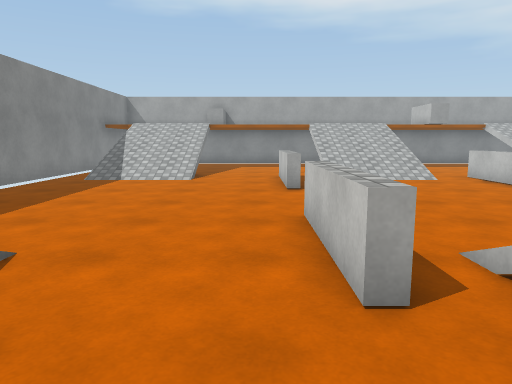
view 1 (above)

16 first-person views from a walk through a 3-D level made in the Unity game engine. The camera is 1.4 m above the floor, tilts 8° down and sees 70° across. The floor is counted in squares, 1 m on a side. Each view is taken from the middle of a square. On the plan, view 1 faces up. The plan holds only what a view shows up to about 16 squares ahead; the rest is blank. The place goes on beyond the plan. The player character is not drawn. Surface patterns are stand-ins for the level's own textures.

view 2
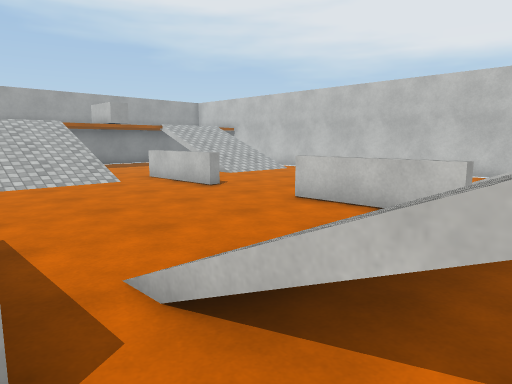

view 3
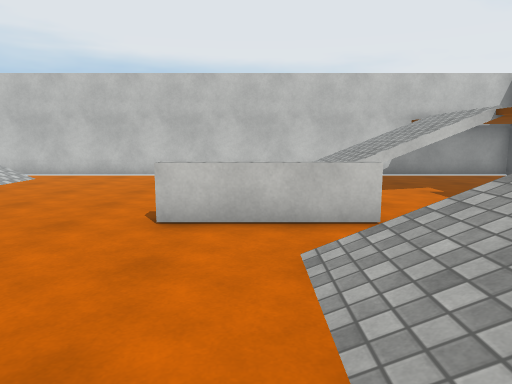

view 4
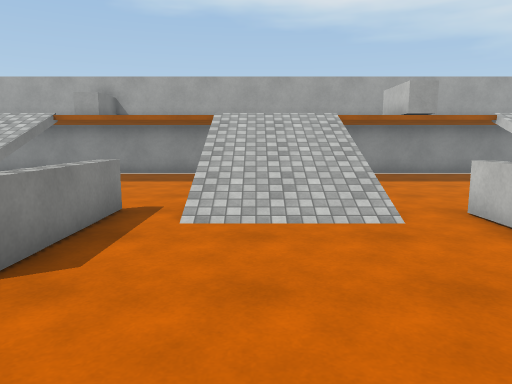

view 5
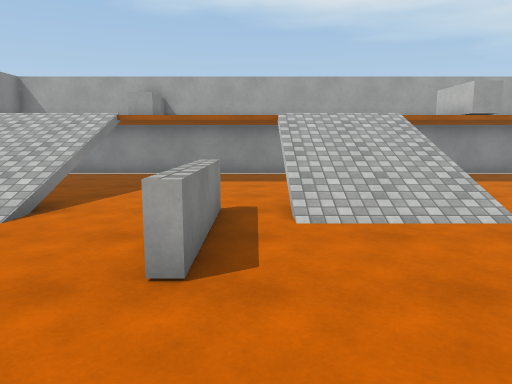

view 6
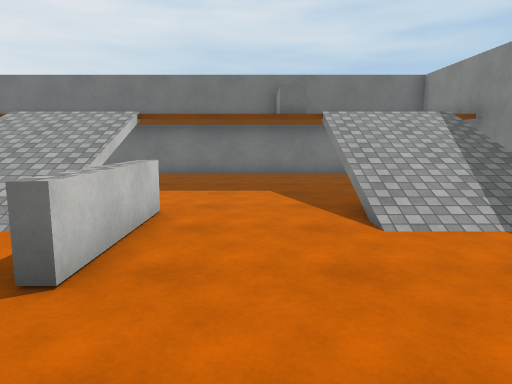

view 7
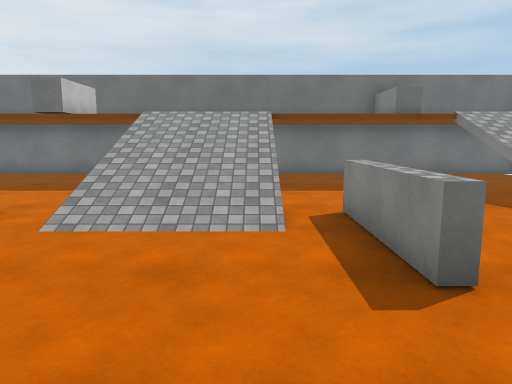

view 8
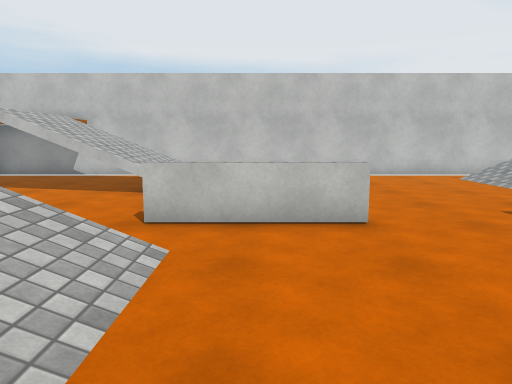

view 9
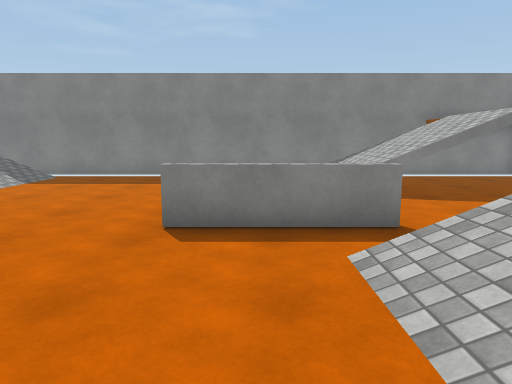

view 10
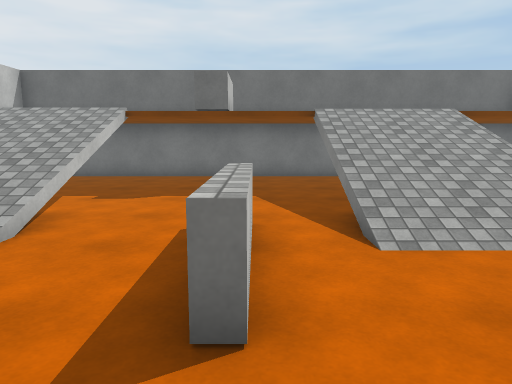

view 11
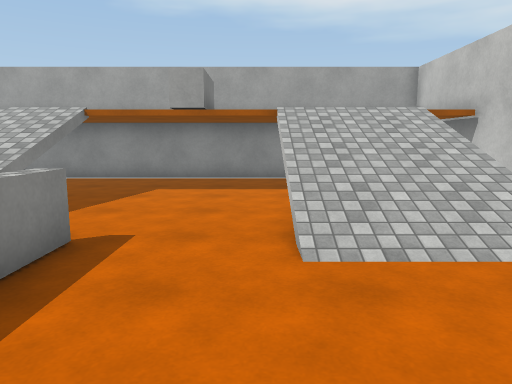

view 12
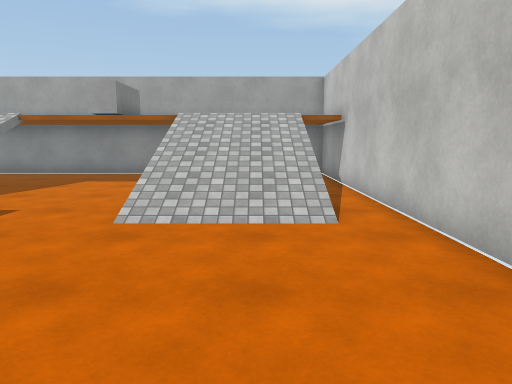

view 13
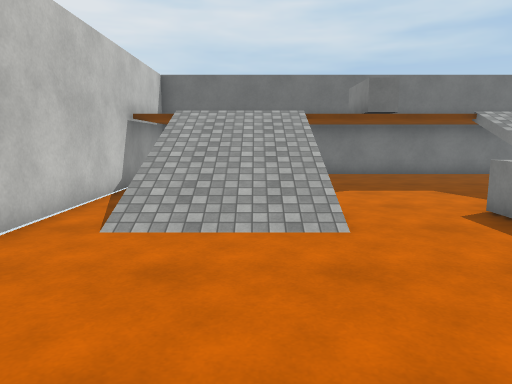

view 14
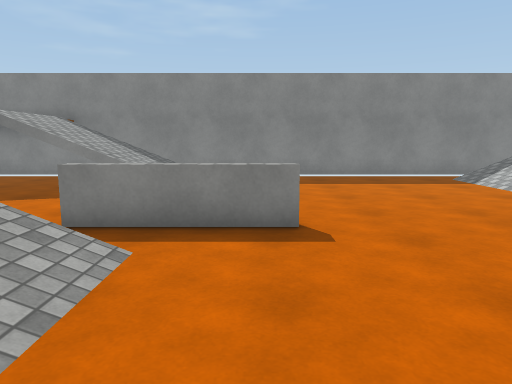

view 15
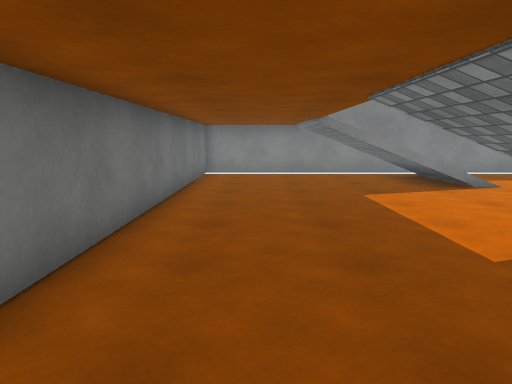

view 16
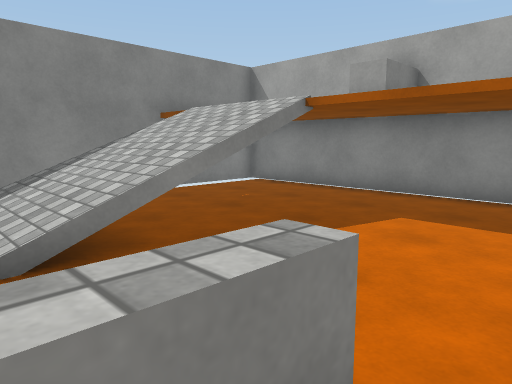

### Floor plan
Key: @ floor where view 1 was taken; # wall or solid block; . floor; / step, stairs or slope; = window, fence, low wall or low ledge; v drop or lower ground.
Columns run from 8 left of view 1 to 17 right of it. Each row starts with its distance up from view 1.
 23 ##########################
 22 #.....................  .#
 21 #....................  ..#
 20 #........... ............#
 19 #...........  ...........#
 18 #. /// ....////.....////.#
 17 #  ///v....////.....////.#
 16 # #///v....////.....////.#
 15 #.=////....////.....////.#
 14 #.////...=.////.=...////.#
 13 #........=......=........#
 12 #........=......=........#
 11 #........=......=........#
 10 #...............=........#
  9 #........................#
  8 #........................#
  7 #........=......=........#
  6 #........=......=........#
  5 #........=......=........#
  4 #/////...=.////.=...////.#
  3 # ////...=.////.=...////.#
  2 # ////.....////.....////.#
  1 #=////.....////.....////.#
  0 #=////..@..////.....////.#
 -1 #........................#
 -2 #........................#
 -3 #........................#
 -4 #........................#
 -5 ##########################

Positions as (right, up) in squares from view 1, and headings:
1: (0, 0), facing up
2: (1, 1), facing up-right
3: (2, 5), facing right
4: (4, 7), facing up
5: (2, 7), facing up
6: (-1, 10), facing down
7: (3, 10), facing down
8: (2, 12), facing right
9: (7, 12), facing left
10: (8, 9), facing down
11: (11, 9), facing up
12: (14, 7), facing up
13: (13, 10), facing down
14: (7, 6), facing left
15: (8, -3), facing left
16: (2, 13), facing up-left
